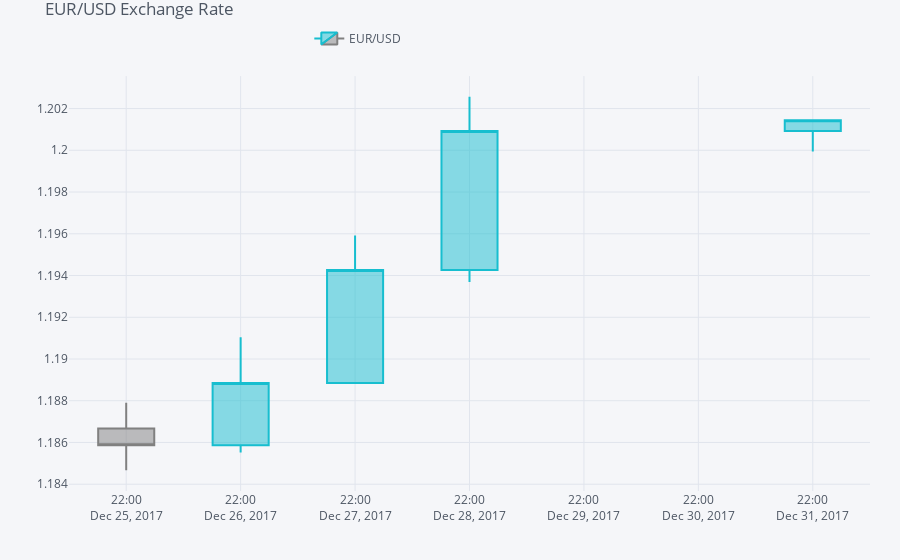

The notebook cell saved with this chart:
### Code cell
plyo.iplot( 
qf.iplot(asFigure=True), 
image='png', 
filename='qf_01' 
)

### Figure 1 — Plotly figure (JSON) as saved in the notebook; plotly's stock layout.template omitted (floating-point values rounded to 4 significant figures)
{"data": [{"close": [1.186, 1.189, 1.194, 1.201, 1.201], "decreasing": {"line": {"color": "#808080"}}, "high": [1.188, 1.191, 1.196, 1.203, 1.201], "increasing": {"line": {"color": "#17BECF"}}, "low": [1.185, 1.186, 1.189, 1.194, 1.2], "name": "EUR/USD", "open": [1.187, 1.186, 1.189, 1.194, 1.201], "showlegend": true, "type": "candlestick", "x": ["2017-12-25 22:00:00", "2017-12-26 22:00:00", "2017-12-27 22:00:00", "2017-12-28 22:00:00", "2017-12-31 22:00:00"], "yaxis": "y2"}], "layout": {"legend": {"bgcolor": "#F5F6F9", "font": {"color": "#4D5663"}, "orientation": "h", "x": 0.3, "y": 0.95, "yanchor": "bottom"}, "margin": {"b": 30, "l": 30, "r": 30, "t": 30}, "paper_bgcolor": "#F5F6F9", "plot_bgcolor": "#F5F6F9", "showlegend": true, "title": {"font": {"color": "#4D5663"}, "text": "EUR/USD Exchange Rate"}, "xaxis": {"anchor": "y2", "gridcolor": "#E1E5ED", "rangeselector": {"bgcolor": "rgba(150, 200, 250, 1)", "buttons": [{"count": 1, "label": "1m", "step": "month", "stepmode": "backward"}, {"count": 1, "label": "1y", "step": "year", "stepmode": "backward"}], "font": {"size": 13}, "visible": false, "x": 0, "y": 0.9}, "rangeslider": {"visible": false}, "showgrid": true, "tickfont": {"color": "#4D5663"}, "title": {"font": {"color": "#4D5663"}, "text": ""}, "zerolinecolor": "#E1E5ED"}, "yaxis": {"gridcolor": "#E1E5ED", "showgrid": true, "showticklabels": false, "tickfont": {"color": "#4D5663"}, "title": {"font": {"color": "#4D5663"}, "text": ""}, "zerolinecolor": "#E1E5ED"}, "yaxis2": {"domain": [0, 0.9], "gridcolor": "#E1E5ED", "showgrid": true, "tickfont": {"color": "#4D5663"}, "title": {"font": {"color": "#4D5663"}, "text": ""}, "zerolinecolor": "#E1E5ED"}}}
